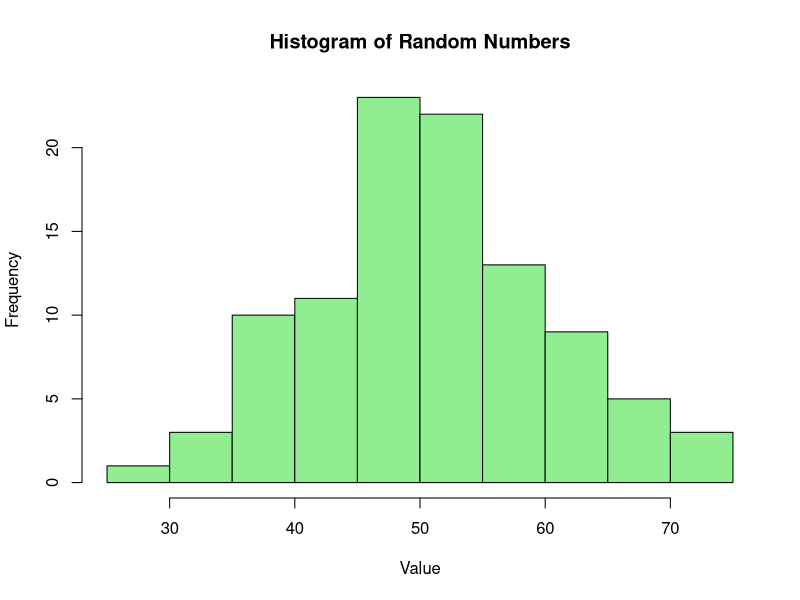

Recreate this plot in R.
set.seed(123)
random_numbers <- rnorm(100, mean=50, sd=10)
hist(random_numbers, col="lightgreen", main="Histogram of Random Numbers", xlab="Value")